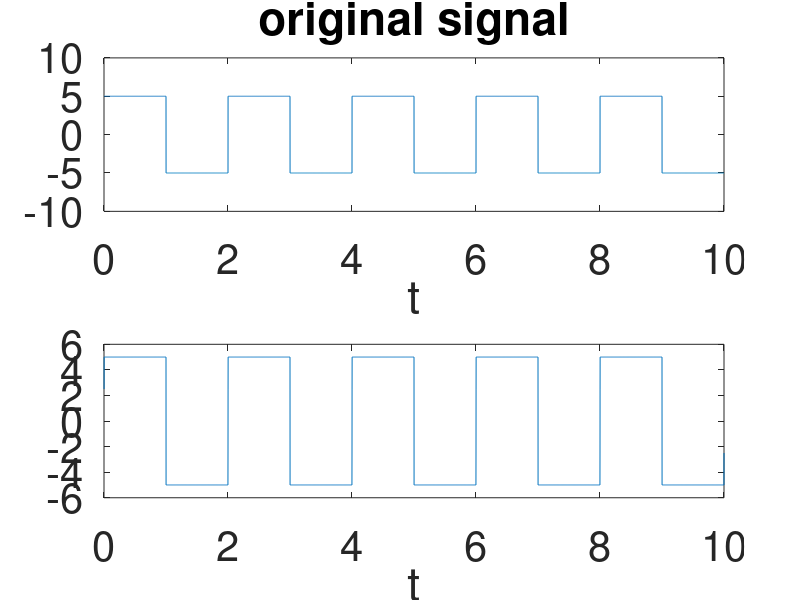
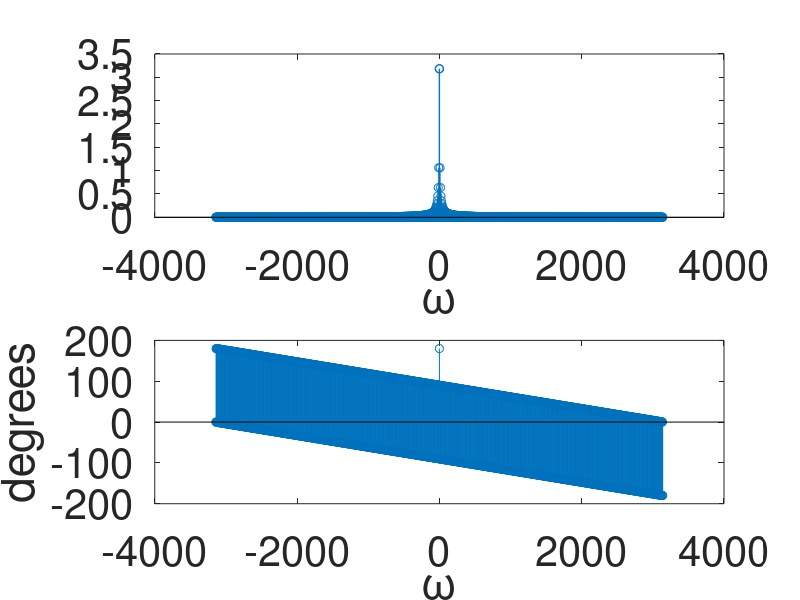
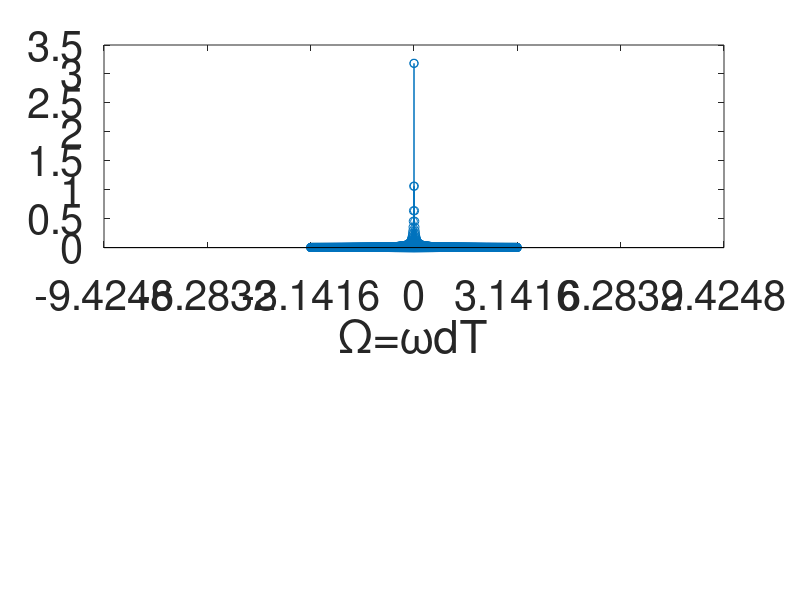

The MATLAB script that drew these images, in order: (Note: this script raises an error after producing the figures.)
close all
clear all
clc

set(0,'DefaultAxesFontSize',30);  % set the font size of plot window 

%% single period defination
dT=0.001;
t1=dT:dT:1;
t2=1+dT:dT:2;
x1=5*ones(size(t1));
x2=-5*ones(size(t2));
x_single_period=[x1 x2];
t_single_period=[t1 t2];
N0=length(t_single_period);

%% 
T=N0*dT;
w0=2*pi/T; 

%% replicating single period
x_periodic=repmat(x_single_period,1,5);

t_extended=linspace(t_single_period(1),t_single_period(1)+(length(x_periodic)-1)*...
    (t_single_period(2)-t_single_period(1)),length(x_periodic));

figure (1)
subplot(211)
plot(t_extended,x_periodic);
xlabel('t')
title('original signal')
ylim([-10 10])


%% exponential FS

% k=-5:5; 
%   k=-50:500;
% k=-5000:5000;

 Nk=length(t_single_period);
%  Nk=2*length(t_single_period);
%  Nk=3*length(t_single_period);
   k=-Nk/2:Nk/2-1; 


for ii=1:length(k)
    Ck(ii)=(1/T)*trapz(t_single_period, x_single_period.*exp(-j*k(ii)*w0*t_single_period));
end

w0k=w0*k;  % different hermonic angular frequencies
figure (2)
subplot(211)
stem(w0k,abs(Ck))
xlabel('\omega')

subplot(212)
stem(w0k,angle(Ck)*180/pi);
xlabel('\omega')
ylabel('degrees')


%% signal reconstruction
x_reconstracted=zeros(1,length(t_extended));

for ii=1:length(k)
    x_reconstracted=x_reconstracted+Ck(ii)*exp(j*k(ii)*w0*t_extended);
end

figure(1)
subplot(212)
plot(t_extended,x_reconstracted)
xlabel('t');


%% discrete angular freq
Omega0k=w0*dT*k;  % different hermonic digital angular frequencies
figure (3)
subplot(211)
stem(Omega0k,abs(Ck));
xlabel('\Omega=\omegadT');
xlim([-3*pi 3*pi]);
set(gca,'xtick',[-3*pi -2*pi -pi 0 pi 2*pi 3*pi],'xticklabels',...
    {'-3\pi','-2\pi','-\pi','0','\pi','2\pi','3\pi'});

subplot(212)
stem(Omega0k,angle(Ck)*180/pi);
xlabel('\Omega=\omegadT');
ylabel('degrees');
xlim([-3*pi 3*pi]);
set(gca,'xtick',[-3*pi -2*pi -pi 0 pi 2*pi 3*pi],'xticklabels',...
    {'-3\pi','-2\pi','-\pi','0','\pi','2\pi','3\pi'});


